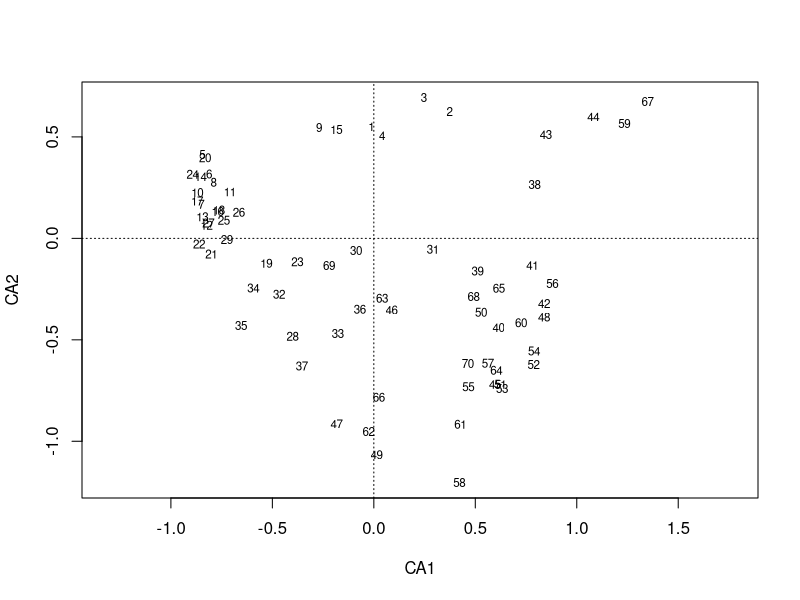

Here is the R script that generated this plot:

######################################################################
#МЕХАНИКА КОРРЕСПОНДЕНТНОГО И КАНОНИЧЕСКОГО КОРРЕСПОНДЕНТНОГО АНАЛИЗА#
######################################################################

#Вадим Хайтов, Марина Варфоломеева

# Проблемы PCA

library(readxl)
birds <- read_excel(path = "data/macnally.xlsx")

# имена переводим в нижний регистр
colnames(birds) <- tolower(colnames(birds))

# Проведите анализ главных компонент и визуализируйте его результаты для данных приведенных в датасете macnally.xlsx














# Механика Корреспондентного анализа

library(vegan)
data(mite)
data(mite.env)
data(mite.xy)
head(mite[ , 1:6], 2)
str(mite.xy)
str(mite.env)


mite_cca <- cca(mite)
summary(mite_cca)

sum(eigenvals(mite_cca))
bstick(mite_cca)

chisq.test(mite/sum(mite))

str(mite_cca)

mite_cca$rowsum #Это сумма по строкам, деленная на общее количестов чисел во сей таблице. Это вес строк.
apply(mite, 1, FUN = sum)/sum(mite)


mite_cca$colsum #Это сумма по столбцам, деленная на общее количестов чисел во сей таблице. Это вес колонок.
apply(mite, 2, FUN = sum)/sum(mite)







# Вычисляем матрицу Q


p_ij <- mite/sum(mite)

p_i <- apply(mite, 1, FUN = sum)/sum(mite) #Маргинальная сумма по строкам

p_j <- apply(mite, 2, FUN = sum)/sum(mite) #Маргинальная сумма по столбцам

Q <- (p_ij - p_i %*% t(p_j))/sqrt(p_i %*% t(p_j))


sum(Q^2)


#Или все то же самое в абсолютных значениях

f_ij <- mite

f <- sum(mite)

f_i <- apply(mite, 1, FUN = sum)
length(f_i)

f_j <- apply(mite, 2, FUN = sum)
length(f_j)

# Ожидаемые частоты для нулевой модели, то есть при условии, что все станции и все виды независимы

E <- f_i %*% t(f_j) / f


Q <- (f_ij*f - f_i %*% t(f_j))/(f*sqrt(f_i %*% t(f_j)))

class(Q)

Q <- as.matrix(Q)

Inertia <- sum(Q^2)

# Все то же самое в терминах наблюдаемые (O)  и ожидаемые (E) частоты

O <- mite

sum(((O - E)/sqrt(E) / sum(O))^2 * f) #та же самая инерция

U <- svd(Q)$u
D <- svd(Q)$d
V <- svd(Q)$v

dim(U)

dim(V)


# Матрицы U и V - ортонормальные матрицы. Следовательно инверсия должна быть равна транспонированой матрице
# проверим
round(U %*% t(U))

round(V %*% t(V))

round(as.vector(Q) - as.vector(U %*% diag(D) %*% t(V)))


# Связь SVD и собственных значений

D <- diag(D)

t(D) %*%  D #По главной диагонали будут стоять квадраты сингулярных чисел


round(t(Q) %*% Q -   V %*% t(D) %*% D %*% t(V))


eigen(t(Q) %*% Q)$values #Собственные значения для матрицы ковариации Q'Q

svd((t(Q) %*% Q))$d #Это те же собственные значения.

diag(D)^2 #Квадраты сингулярных чисел


det(t(Q) %*% Q) #Определитель равен нулю, так как одно из собственных значений равно нулю

# Важно!!! При SVD матрицы Q'Q всегда одно из сингулярных чисел (это то же что корень из собственного числа) будет равно 0. Поэтому в анализе используется V (с х с-1)

ncol(mite_cca$CA$v) #вместо 35!!!

plot(mite_cca, scaling = 1, display = "sites")



### CA  для данных про птиц в Австралии
